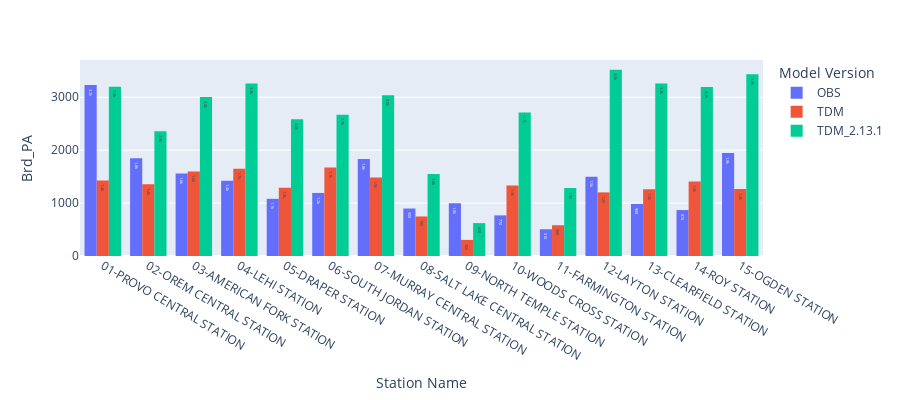

The cell this chart's notebook holds for it:
### Code cell
lstValues = list([
    f'Brd_{pa_od}',
    f'Brd_Direct_{pa_od}',
    f'Brd_Transfer_{pa_od}',
    f'Brd_{pa_od}_Perc',
    f'Brd_Direct_{pa_od}_Perc',
    f'Brd_Transfer_{pa_od}_Perc'])
accessModeOptions = ['drive', 'walk', 'All']

selectValues = widgets.Select(options=lstValues, value=(f'Brd_{pa_od}' ), description = 'Select Variable')
selectAccessMode = widgets.Dropdown(options=accessModeOptions, value='All', description='Access Mode')

# Set up a global variable to track whether the widgets have been changed
firstTime = False

# create output widget to display filtered DataFrame
output = widgets.Output()
hbox = widgets.HBox([selectValues, selectAccessMode])

# create interactive widget
interactive_output = widgets.interactive_output(plotit, {'variable':selectValues, 'access_mode': selectAccessMode})

display(hbox)
display(interactive_output)
display(output)

### Figure 1 — Plotly figure (JSON) as saved in the notebook; plotly's stock layout.template omitted (floating-point values rounded to 4 significant figures)
{"data": [{"alignmentgroup": "True", "bingroup": "x", "histfunc": "sum", "hovertemplate": "Source=OBS<br>station=%{x}<br>sum of Brd_PA=%{y}<extra></extra>", "legendgroup": "OBS", "marker": {"color": "#636efa", "pattern": {"shape": ""}}, "name": "OBS", "offsetgroup": "OBS", "orientation": "v", "showlegend": true, "texttemplate": "%{value:.2s}", "type": "histogram", "x": ["01-PROVO CENTRAL STATION", "02-OREM CENTRAL STATION", "03-AMERICAN FORK STATION", "04-LEHI STATION", "05-DRAPER STATION", "06-SOUTH JORDAN STATION", "07-MURRAY CENTRAL STATION", "08-SALT LAKE CENTRAL STATION", "09-NORTH TEMPLE STATION", "10-WOODS CROSS STATION", "11-FARMINGTON STATION", "12-LAYTON STATION", "13-CLEARFIELD STATION", "14-ROY STATION", "15-OGDEN STATION"], "xaxis": "x", "y": [3229.0, 1847.0, 1560.0, 1421.0, 1080.0, 1192.0, 1835.0, 897.2, 996.8, 767.5, 505.5, 1497.0, 983.6, 867.8, 1948.0], "yaxis": "y"}, {"alignmentgroup": "True", "bingroup": "x", "histfunc": "sum", "hovertemplate": "Source=TDM<br>station=%{x}<br>sum of Brd_PA=%{y}<extra></extra>", "legendgroup": "TDM", "marker": {"color": "#EF553B", "pattern": {"shape": ""}}, "name": "TDM", "offsetgroup": "TDM", "orientation": "v", "showlegend": true, "texttemplate": "%{value:.2s}", "type": "histogram", "x": ["01-PROVO CENTRAL STATION", "02-OREM CENTRAL STATION", "03-AMERICAN FORK STATION", "04-LEHI STATION", "05-DRAPER STATION", "06-SOUTH JORDAN STATION", "07-MURRAY CENTRAL STATION", "08-SALT LAKE CENTRAL STATION", "09-NORTH TEMPLE STATION", "10-WOODS CROSS STATION", "11-FARMINGTON STATION", "12-LAYTON STATION", "13-CLEARFIELD STATION", "14-ROY STATION", "15-OGDEN STATION"], "xaxis": "x", "y": [1427.0, 1354.0, 1599.0, 1650.0, 1289.0, 1671.0, 1482.0, 746.8, 304.4, 1333.0, 581.1, 1202.0, 1260.0, 1409.0, 1267.0], "yaxis": "y"}, {"alignmentgroup": "True", "bingroup": "x", "histfunc": "sum", "hovertemplate": "Source=TDM_2.13.1<br>station=%{x}<br>sum of Brd_PA=%{y}<extra></extra>", "legendgroup": "TDM_2.13.1", "marker": {"color": "#00cc96", "pattern": {"shape": ""}}, "name": "TDM_2.13.1", "offsetgroup": "TDM_2.13.1", "orientation": "v", "showlegend": true, "texttemplate": "%{value:.2s}", "type": "histogram", "x": ["01-PROVO CENTRAL STATION", "02-OREM CENTRAL STATION", "03-AMERICAN FORK STATION", "04-LEHI STATION", "05-DRAPER STATION", "06-SOUTH JORDAN STATION", "07-MURRAY CENTRAL STATION", "08-SALT LAKE CENTRAL STATION", "09-NORTH TEMPLE STATION", "10-WOODS CROSS STATION", "11-FARMINGTON STATION", "12-LAYTON STATION", "13-CLEARFIELD STATION", "14-ROY STATION", "15-OGDEN STATION"], "xaxis": "x", "y": [3200.0, 2355.0, 3007.0, 3261.0, 2586.0, 2670.0, 3038.0, 1551.0, 621.6, 2711.0, 1285.0, 3519.0, 3259.0, 3194.0, 3433.0], "yaxis": "y"}], "layout": {"barmode": "group", "height": 400, "legend": {"title": {"text": "Model Version"}, "tracegroupgap": 0}, "margin": {"t": 60}, "xaxis": {"anchor": "y", "domain": [0, 1], "title": {"text": "Station Name"}}, "yaxis": {"anchor": "x", "domain": [0, 1], "title": {"text": "Brd_PA"}}}}
